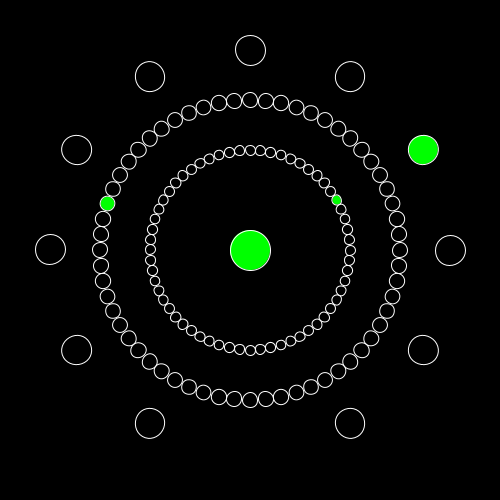
Frame 1 (no input)
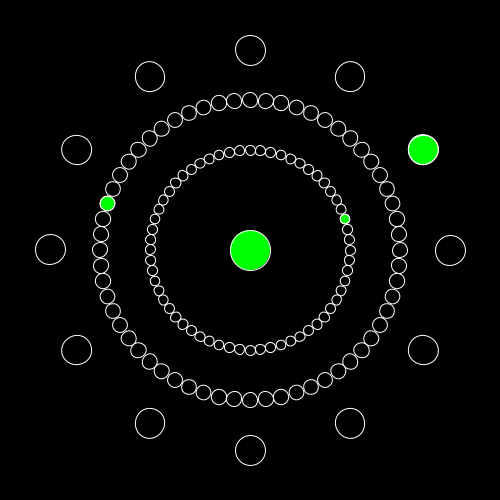
Frame 60 (the mouse pressed at the canvas centre just before this capture)
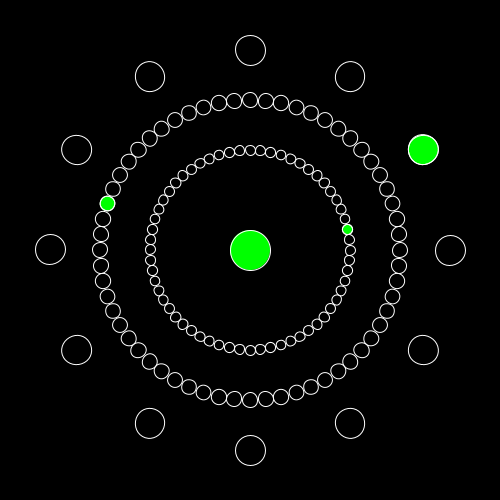
Frame 120 (the mouse held since frame 60 and released just before this capture)

The Processing sketch that drew these frames (run headless with seeded random() and noise(); from frame 60 on, the mouse is pressed at the canvas centre):

// Processing sketch: processing_119991
// ── processing_119991.pde

void setup()
{
size(500, 500);
background(0);
}

void draw()
{
  background(0);
  
  translate(width/2, height/2);
  
  float sec = map (second(), 0,60,0,360);
  println(sec);

  //SEKUNDEN
  pushMatrix();
  fill(0,255,0);
  rotate(radians(sec));
  translate(0,-100);
  ellipse(0,0,10,10);
  popMatrix();
  //noFill();

float min = map (minute(), 0,60,0,360);
  println(sec);

  //MINUTEN
  pushMatrix();
  rotate(radians(min));
  translate(0,-150);
  fill(0,255,0);
  ellipse(0,0,15,15);
  popMatrix();
  noFill();


rotate(-0.525);
float hr = map (hour(), 12,23,30,360);
  println(hr);

  //MINUTEN
  pushMatrix();
  rotate(radians(hr));
  translate(0,-200);
  fill(0,255,0);
  ellipse(0,0,30,30);
  popMatrix();
  noFill();


rotate(0.525);

//translate(width/2, height/2); // In die Mitte springen


//STUNDEN
for (int i=0; i<360; i+=30) { // 360 Grad in 20° Schritten
pushMatrix();
rotate(radians(i)); // Um i rotieren
translate(0, 200); // Um Radius verschieben
ellipse(0, 0, 30, 30);
//fill(255);
noFill();
stroke(255);
popMatrix();
}


//MINUTEN
for (int i=0; i<360; i+=6) { 
pushMatrix();
rotate(radians(i)); 
translate(0, 150); 
ellipse(0, 0, 15, 15);
popMatrix();
}


//SEKUNDEN
for (int i=0; i<360; i+=6) { 
pushMatrix();
rotate(radians(i)); 
translate(0, 100); 
ellipse(0, 0, 10, 10);
popMatrix();
}

fill(0,255,0);
ellipse(0,0,40,40);

}
